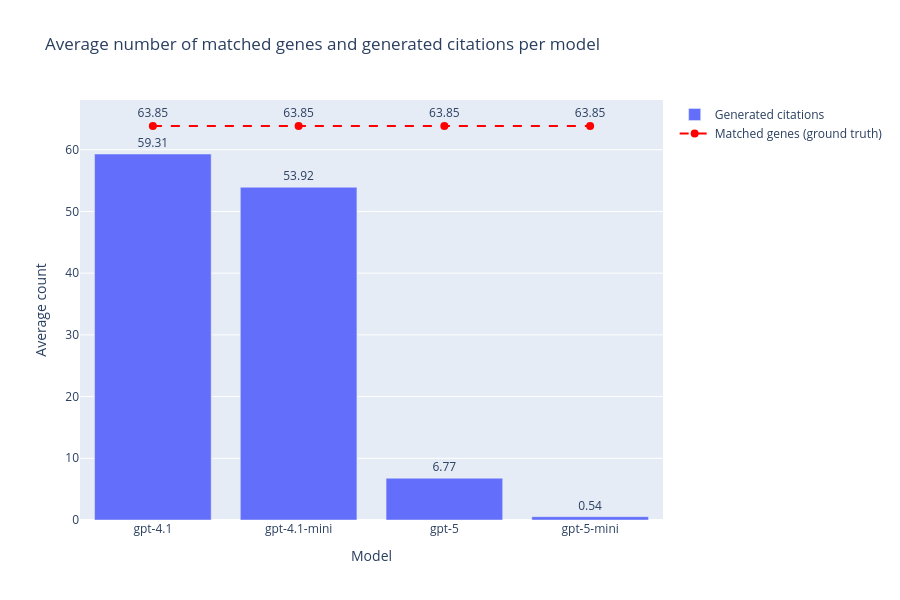

Here is the notebook cell this chart was saved with:
### Markdown cell above
In bovenstaande plot zijn alle credible matches van de 13 iteraties te zien. Geel betekent dat het model deze heeft gevonden en blauw dat het deze niet heeft gevonden. We zien weer dat gpt-5-mini dit het slechtst doet. Deze vindt geen een credible pathway. GPT-4.1 doet het weer het best, met maar 1 pathway die hij niet vindt.

### Code cell
df = pd.read_csv("validation_summary_run2.csv")

# Aggregate per model
df_model = df.groupby("model").agg(
    avg_matched_genes=("matched_genes", "mean"),
    avg_total_citations=("total_matches", "mean")
).reset_index()

# Round 
df_model["avg_total_citations_text"] = df_model["avg_total_citations"].round(2)
df_model["avg_matched_genes_text"] = df_model["avg_matched_genes"].round(2)

# Make bar for generated citations
bar = go.Bar(
    x=df_model["model"],
    y=df_model["avg_total_citations"],
    text=df_model["avg_total_citations_text"],
    textposition="outside",
    name="Generated citations"
)

# Add line for matched genes
line = go.Scatter(
    x=df_model["model"],
    y=df_model["avg_matched_genes"],
    mode="lines+markers+text",
    name="Matched genes (ground truth)",
    line=dict(color="red", dash="dash"),
    marker=dict(size=8),
    text=df_model["avg_matched_genes_text"],
    textposition="top center"
)


fig = go.Figure(data=[bar, line])

fig.update_layout(
    title="Average number of matched genes and generated citations per model",
    xaxis_title="Model",
    yaxis_title="Average count",
    height=600
)

fig.show()

### Figure 1 — Plotly figure (JSON) as saved in the notebook; plotly's stock layout.template omitted (floating-point values rounded to 4 significant figures)
{"data": [{"name": "Generated citations", "text": [59.31, 53.92, 6.77, 0.54], "textposition": "outside", "type": "bar", "x": ["gpt-4.1", "gpt-4.1-mini", "gpt-5", "gpt-5-mini"], "y": [59.31, 53.92, 6.769, 0.5385]}, {"line": {"color": "red", "dash": "dash"}, "marker": {"size": 8}, "mode": "lines+markers+text", "name": "Matched genes (ground truth)", "text": [63.85, 63.85, 63.85, 63.85], "textposition": "top center", "type": "scatter", "x": ["gpt-4.1", "gpt-4.1-mini", "gpt-5", "gpt-5-mini"], "y": [63.85, 63.85, 63.85, 63.85]}], "layout": {"height": 600, "title": {"text": "Average number of matched genes and generated citations per model"}, "xaxis": {"title": {"text": "Model"}}, "yaxis": {"title": {"text": "Average count"}}}}
